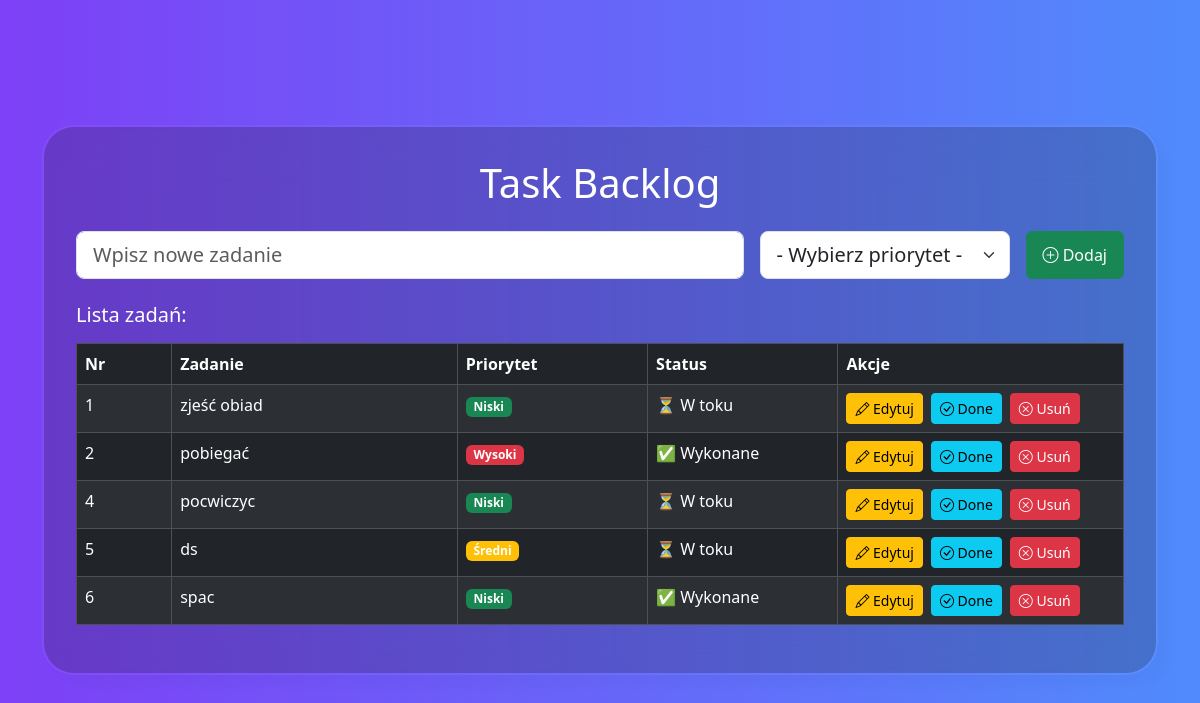
Before: / with the older database file.
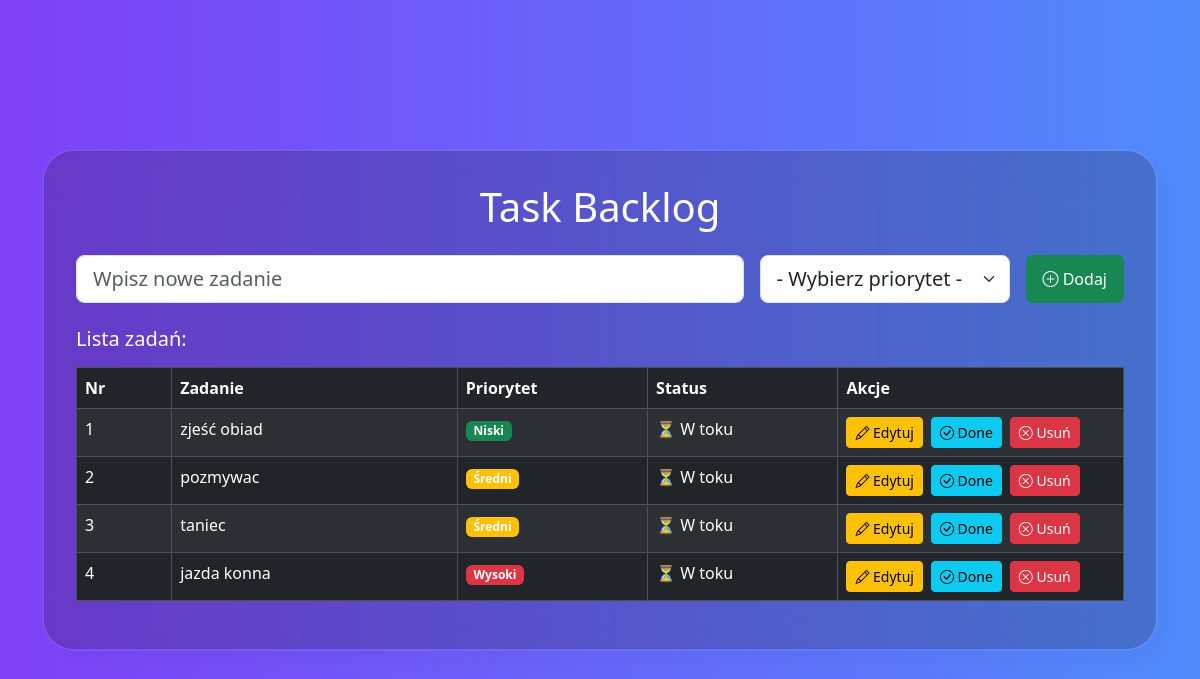
After: the same page with the newer database file.
### app.py (models this page shows, shortened)
class Task(db.Model):
    id = db.Column(db.Integer, primary_key=True)
    number_task = db.Column(db.Integer, nullable=False, autoincrement=True)  # auto increment
    name = db.Column(db.String(100), nullable=False)
    priority = db.Column(db.String, nullable=False)  # priority column
    is_done = db.Column(db.Boolean, default=False)

### app.py (the view, shortened to what this page needs)
@app.route('/', methods=['GET', 'POST'])
def todo():
    error_message = None
    tasks = Task.query.all()
    return render_template('todo.html', tasks=tasks)

### templates/todo.html (shortened to what this page needs)
{% extends 'base.html' %}
{% block content %}
    <h1 class="text-center mb-4">Task Backlog</h1>
    <form action="" method="POST" class="d-flex mb-4 gap-3">
        <input type="text" name="task" class="form-control form-control-lg" placeholder="Wpisz nowe zadanie" required>
        <select name="priority" class="form-select form-select-lg" required>
            <option value="" disabled selected>- Wybierz priorytet -</option>
        </select>
        <button type="submit" class="btn btn-success flex-shrink-0 px-3"><i class="bi bi-plus-circle"></i> Dodaj</button>
    </form>
    {% if tasks %}
        <h5 class="mb-3">Lista zadań:</h5>
        <table class="table table-striped table-dark table-bordered">
            <thead>
                <tr>
                    <th scope="col" class="col-1">Nr</th>
                    <th scope="col" class="col-3">Zadanie</th>
                    <th scope="col" class="col-2">Priorytet</th>
                    <th scope="col" class="col-2">Status</th>
                    <th scope="col" class="col-3">Akcje</th>
                </tr>
            </thead>
            <tbody>
                {% for task in tasks %}
                    <tr class="{% if task.is_done %}bg-secondaryh{% endif %}">
                        <td>{{ task.number_task }}</td>
                        <td>{{ task.name }}</td>
                        <td>
                            <span class="badge
                                {% if task.priority == 'low' %} bg-success
                                {% elif task.priority == 'medium' %} bg-warning
                                {% else %} bg-danger
                                {% endif %}">
                                {% if task.priority == 'low' %}
                                    Niski
                                {% elif task.priority == 'medium' %}
                                    Średni
                                {% else %}
                                    Wysoki
                                {% endif %}
                            </span>
                        </td>
                        <td>
                            {% if task.is_done %}
                                ✅ Wykonane
                            {% else %}
                                ⏳ W toku
                            {% endif %}
                        </td>
                        <td>
                            <div class="d-flex justify-content-start gap-2">
                                <a href="{{ url_for('edit_task', task_id=task.id) }}" class="btn btn-warning btn-sm">
                                    <i class="bi bi-pencil"></i> Edytuj
                                </a>
                                <form action="{{ url_for('toggle_done', task_id=task.id) }}" method="POST">
                                    <button type="submit" class="btn btn-info btn-sm">
                                        <i class="bi bi-check-circle"></i> Done
                                    </button>
                                </form>
                                <form action="{{ url_for('delete_task', task_id=task.id) }}" method="POST" onsubmit="setTimeout(() => location.reload(), 200);">
                                    <button type="submit" class="btn btn-danger btn-sm">
                                        <i class="bi bi-x-circle"></i> Usuń
                                    </button>
                                </form>
                            </div>
                        </td>
                    </tr>
                {% endfor %}
            </tbody>
        </table>
    {% else %}
        <p class="text-muted text-center mt-3">Brak aktualnie zadań. Dodaj coś.</p>
    {% endif %}
{% endblock %}

### templates/base.html (shortened to what this page needs)
<!DOCTYPE html>
<html lang="en">
<head>
    <link href="https://cdn.jsdelivr.net/npm/bootstrap@5.3.2/dist/css/bootstrap.min.css" rel="stylesheet">
    <link href="https://cdn.jsdelivr.net/npm/bootstrap-icons/font/bootstrap-icons.css" rel="stylesheet">
    <link rel="stylesheet" href="{{ url_for('static', filename='styles.css') }}">
</head>
<body class="gradient-custom-2">
    <div class="container d-flex justify-content-center">
        <div class="mask-custom">
            {% block content %}{% endblock %}
        </div>
    </div>
</body>
</html>

### static/styles.css (style rules this page uses)
.gradient-custom-2 { background: linear-gradient(to right, rgba(126, 64, 246, 1), rgba(80, 139, 252, 1)); min-height: 100vh; display: flex; justify-content: center; align-items: center; padding: 20px; }
.mask-custom { background: rgba(24, 24, 16, 0.2); border-radius: 2em; backdrop-filter: blur(25px); border: 2px solid rgba(255, 255, 255, 0.05); background-clip: padding-box; box-shadow: 10px 10px 10px rgba(46, 54, 68, 0.03); padding: 2rem; max-width: 100%; width: 100%; box-sizing: border-box; min-width: 300px; color: white; }
.form-select.form-select-lg { max-width: 250px; padding-right: 2.5rem; }

Changed rows visible on the page:
removed Task: number_task "2", name "pobiegać", priority "Wysoki", is_done "✅ Wykonane"
removed Task: number_task "4", name "pocwiczyc", priority "Niski", is_done "⏳ W toku"
removed Task: number_task "5", name "ds", priority "Średni", is_done "⏳ W toku"
removed Task: number_task "6", name "spac", priority "Niski", is_done "✅ Wykonane"
added Task: number_task "2", name "pozmywac", priority "Średni", is_done "⏳ W toku"
added Task: number_task "3", name "taniec", priority "Średni", is_done "⏳ W toku"
added Task: number_task "4", name "jazda konna", priority "Wysoki", is_done "⏳ W toku"
